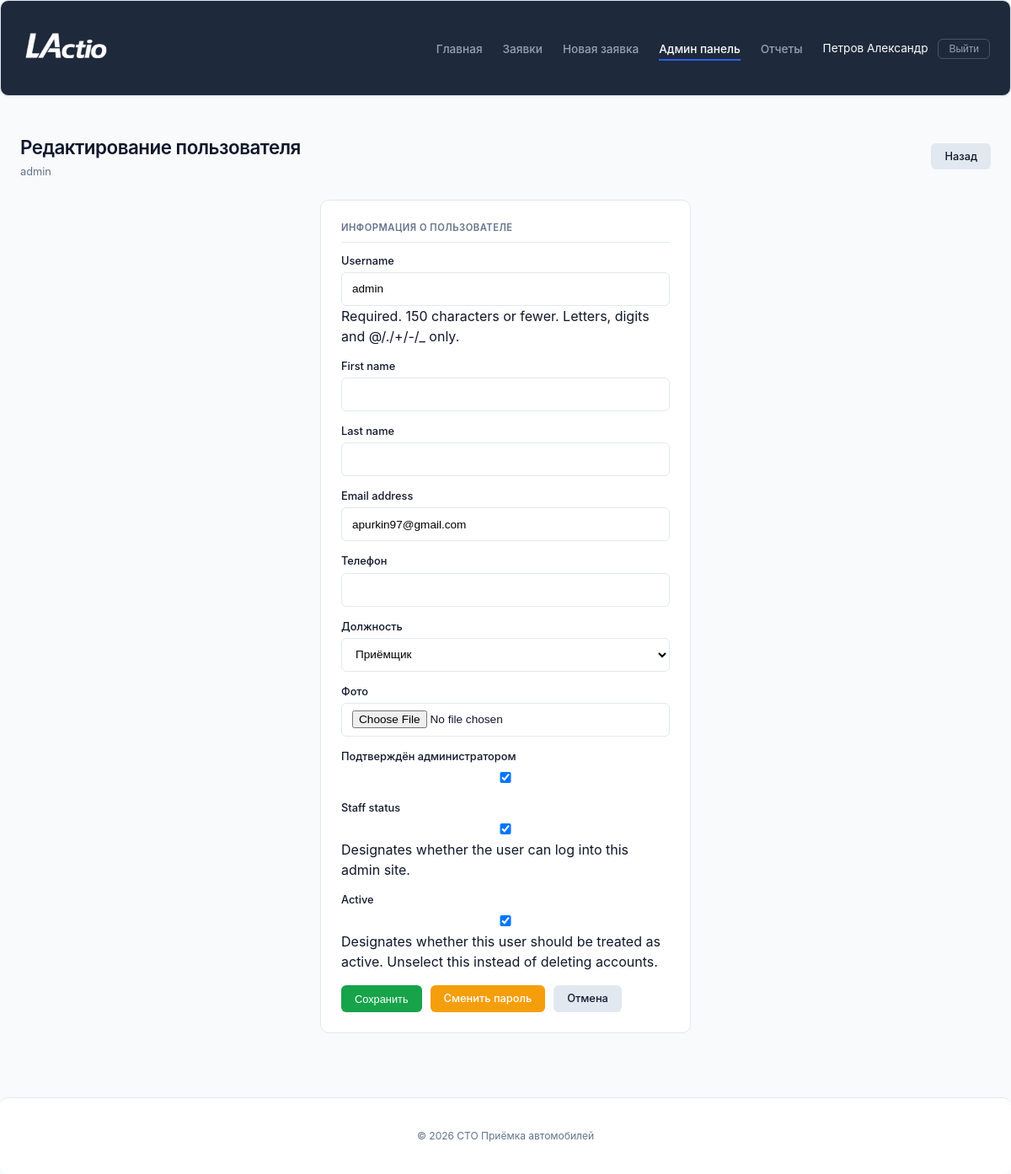
Before: /admin-panel/users/1/ (signed in) with the older database file.
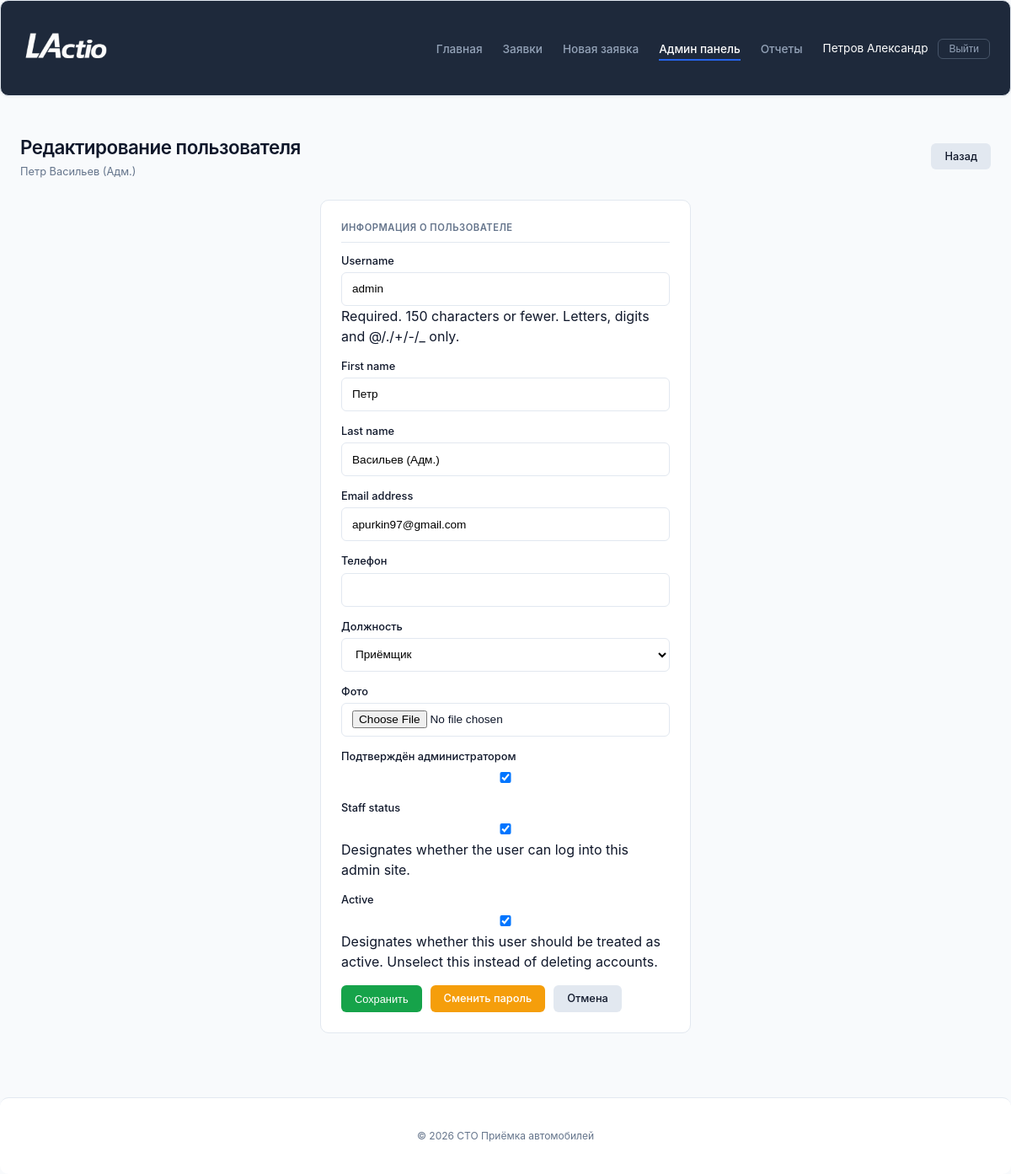
After: the same page with the newer database file.
### service_reception/models.py (models this page shows, shortened)
class User(AbstractUser):
    POSITION_CHOICES = [
        ('admin', 'Администратор'),
        ('receptionist', 'Приёмщик'),
        ('master', 'Мастер'),
    ]
    phone = models.CharField(max_length=20, blank=True, verbose_name='Телефон')
    position = models.CharField(max_length=50, choices=POSITION_CHOICES, default='receptionist', verbose_name='Должность')
    avatar = models.ImageField(upload_to='avatars/', blank=True, null=True, verbose_name='Фото')
    is_approved = models.BooleanField(default=False, verbose_name='Подтверждён администратором')
    class Meta:
        verbose_name = 'Пользователь'
        verbose_name_plural = 'Пользователи'

### service_reception/admin_views.py (the view)
# urls.py: path('admin-panel/users/<int:user_id>/', admin_views.admin_user_detail, name='admin_user_detail'),
@login_required
@user_passes_test(is_admin)
def admin_user_detail(request, user_id):
    user = get_object_or_404(User, id=user_id)
    if request.method == 'POST':
        form = UserAdminForm(request.POST, request.FILES, instance=user)
        if form.is_valid():
            form.save()
            messages.success(request, f'Данные пользователя {user.username} обновлены')
            return redirect('service_reception:admin_users')
    else:
        form = UserAdminForm(instance=user)
    context = {'user_obj': user, 'form': form}
    return render(request, 'reception/admin/user_detail.html', context)

### service_reception/forms.py
class UserAdminForm(forms.ModelForm):
    class Meta:
        model = User
        fields = ['username', 'first_name', 'last_name', 'email', 'phone', 'position', 'avatar', 'is_approved', 'is_staff', 'is_active']
        widgets = {
            'username': forms.TextInput(attrs={'class': 'search_field_input'}),
            'first_name': forms.TextInput(attrs={'class': 'search_field_input'}),
            'last_name': forms.TextInput(attrs={'class': 'search_field_input'}),
            'email': forms.EmailInput(attrs={'class': 'search_field_input'}),
            'phone': forms.TextInput(attrs={'class': 'search_field_input'}),
            'position': forms.Select(attrs={'class': 'search_field_input'}),
            'avatar': forms.FileInput(attrs={'class': 'search_field_input'}),
            'is_approved': forms.CheckboxInput(attrs={'class': 'form-check-input'}),
            'is_staff': forms.CheckboxInput(attrs={'class': 'form-check-input'}),
            'is_active': forms.CheckboxInput(attrs={'class': 'form-check-input'}),
        }

### service_reception/admin_views.py (called while the page is built)
def is_admin(user):
    return user.is_staff or user.is_superuser

### service_reception/templates/reception/admin/user_detail.html (shortened to what this page needs)
{% extends 'reception/base.html' %}
{% block content %}
<div class="page_header">
    <div>
        <div class="title">Редактирование пользователя</div>
        <div class="subtitle">{{ user_obj.get_full_name|default:user_obj.username }}</div>
    </div>
    <div class="actions">
        <a href="{% url 'service_reception:admin_users' %}" class="btn btn_secondary">Назад</a>
    </div>
</div>
<div class="form_wrapper">
    <div class="form_container">
        <div class="card" style="padding: 24px;">
            <div class="card_header">Информация о пользователе</div>
            <form method="post" enctype="multipart/form-data">
                {% for field in form %}
                <div class="form_field">
                    <label for="{{ field.id_for_label }}">{{ field.label }}</label>
                    {{ field }}
                    {% if field.help_text %}
                    <div class="form_text">{{ field.help_text }}</div>
                    {% endif %}
                </div>
                {% endfor %}
                <div style="display: flex; gap: 10px; flex-wrap: wrap; margin-top: 16px;">
                    <button type="submit" class="btn btn_success">Сохранить</button>
                    <a href="{% url 'service_reception:admin_user_change_password' user_obj.id %}" class="btn btn_warning">Сменить пароль</a>
                    <a href="{% url 'service_reception:admin_users' %}" class="btn btn_secondary">Отмена</a>
                </div>
            </form>
        </div>
    </div>
</div>
{% endblock %}

Changed rows visible on the page:
changed User "admin": get_full_name "admin" → "Петр Васильев (Адм.)"; first_name (not shown) → "Петр"; last_name (not shown) → "Васильев (Адм.)"
